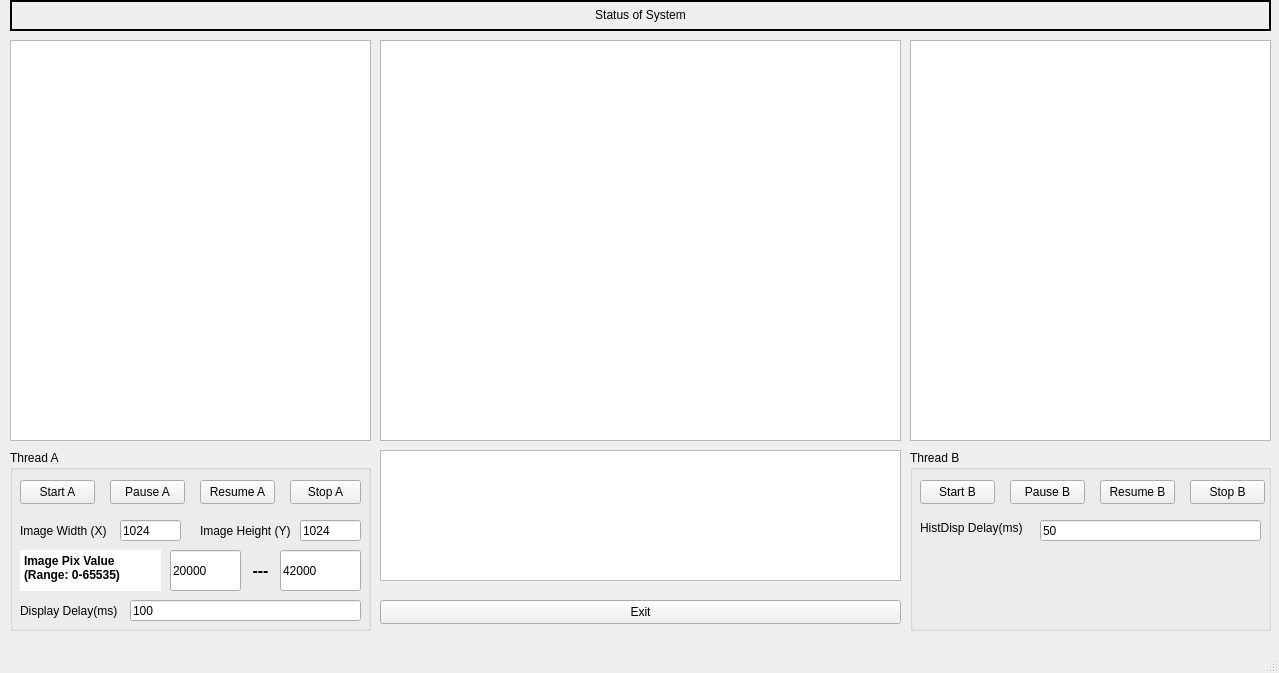
<?xml version="1.0" encoding="UTF-8"?>
<ui version="4.0">
 <class>MainWindow</class>
 <widget class="QMainWindow" name="MainWindow">
  <property name="geometry">
   <rect>
    <x>0</x>
    <y>0</y>
    <width>1279</width>
    <height>673</height>
   </rect>
  </property>
  <property name="windowTitle">
   <string>MainWindow</string>
  </property>
  <widget class="QWidget" name="centralwidget">
   <widget class="QTextEdit" name="textEdit_StatusA">
    <property name="geometry">
     <rect>
      <x>10</x>
      <y>40</y>
      <width>361</width>
      <height>401</height>
     </rect>
    </property>
   </widget>
   <widget class="QTextEdit" name="textEdit_StatusB">
    <property name="geometry">
     <rect>
      <x>910</x>
      <y>40</y>
      <width>361</width>
      <height>401</height>
     </rect>
    </property>
   </widget>
   <widget class="QGroupBox" name="groupBox">
    <property name="geometry">
     <rect>
      <x>10</x>
      <y>450</y>
      <width>361</width>
      <height>181</height>
     </rect>
    </property>
    <property name="title">
     <string>Thread A</string>
    </property>
    <widget class="QPushButton" name="btn_start_A">
     <property name="geometry">
      <rect>
       <x>10</x>
       <y>30</y>
       <width>75</width>
       <height>24</height>
      </rect>
     </property>
     <property name="text">
      <string>Start A</string>
     </property>
    </widget>
    <widget class="QPushButton" name="btn_pause_A">
     <property name="geometry">
      <rect>
       <x>100</x>
       <y>30</y>
       <width>75</width>
       <height>24</height>
      </rect>
     </property>
     <property name="text">
      <string>Pause A</string>
     </property>
    </widget>
    <widget class="QPushButton" name="btn_resume_A">
     <property name="geometry">
      <rect>
       <x>190</x>
       <y>30</y>
       <width>75</width>
       <height>24</height>
      </rect>
     </property>
     <property name="text">
      <string>Resume A</string>
     </property>
    </widget>
    <widget class="QPushButton" name="btn_stopA">
     <property name="geometry">
      <rect>
       <x>280</x>
       <y>30</y>
       <width>71</width>
       <height>24</height>
      </rect>
     </property>
     <property name="text">
      <string>Stop A</string>
     </property>
    </widget>
    <widget class="QLabel" name="label">
     <property name="geometry">
      <rect>
       <x>10</x>
       <y>70</y>
       <width>101</width>
       <height>21</height>
      </rect>
     </property>
     <property name="text">
      <string>Image Width (X)</string>
     </property>
    </widget>
    <widget class="QLabel" name="label_2">
     <property name="geometry">
      <rect>
       <x>190</x>
       <y>70</y>
       <width>101</width>
       <height>21</height>
      </rect>
     </property>
     <property name="text">
      <string>Image Height (Y)</string>
     </property>
    </widget>
    <widget class="QLineEdit" name="lineEdit_imgx">
     <property name="geometry">
      <rect>
       <x>110</x>
       <y>70</y>
       <width>61</width>
       <height>21</height>
      </rect>
     </property>
     <property name="text">
      <string>1024</string>
     </property>
    </widget>
    <widget class="QLineEdit" name="lineEdit_imgy">
     <property name="geometry">
      <rect>
       <x>290</x>
       <y>70</y>
       <width>61</width>
       <height>21</height>
      </rect>
     </property>
     <property name="text">
      <string>1024</string>
     </property>
    </widget>
    <widget class="QLabel" name="label_3">
     <property name="geometry">
      <rect>
       <x>10</x>
       <y>150</y>
       <width>111</width>
       <height>21</height>
      </rect>
     </property>
     <property name="text">
      <string>Display Delay(ms)</string>
     </property>
    </widget>
    <widget class="QLineEdit" name="lineEdit_framerate">
     <property name="geometry">
      <rect>
       <x>120</x>
       <y>150</y>
       <width>231</width>
       <height>21</height>
      </rect>
     </property>
     <property name="text">
      <string>100</string>
     </property>
    </widget>
    <widget class="QLineEdit" name="lineEdit_low">
     <property name="geometry">
      <rect>
       <x>160</x>
       <y>100</y>
       <width>71</width>
       <height>41</height>
      </rect>
     </property>
     <property name="text">
      <string>20000</string>
     </property>
    </widget>
    <widget class="QLineEdit" name="lineEdit_high">
     <property name="geometry">
      <rect>
       <x>270</x>
       <y>100</y>
       <width>81</width>
       <height>41</height>
      </rect>
     </property>
     <property name="text">
      <string>42000</string>
     </property>
    </widget>
    <widget class="QLabel" name="label_6">
     <property name="geometry">
      <rect>
       <x>220</x>
       <y>100</y>
       <width>61</width>
       <height>41</height>
      </rect>
     </property>
     <property name="font">
      <font>
       <pointsize>12</pointsize>
       <bold>true</bold>
      </font>
     </property>
     <property name="text">
      <string>---</string>
     </property>
     <property name="alignment">
      <set>Qt::AlignCenter</set>
     </property>
    </widget>
    <widget class="QTextEdit" name="textEdit">
     <property name="geometry">
      <rect>
       <x>10</x>
       <y>100</y>
       <width>141</width>
       <height>41</height>
      </rect>
     </property>
     <property name="sizePolicy">
      <sizepolicy hsizetype="Fixed" vsizetype="Fixed">
       <horstretch>0</horstretch>
       <verstretch>0</verstretch>
      </sizepolicy>
     </property>
     <property name="frameShape">
      <enum>QFrame::NoFrame</enum>
     </property>
     <property name="html">
      <string>&lt;!DOCTYPE HTML PUBLIC &quot;-//W3C//DTD HTML 4.0//EN&quot; &quot;http://www.w3.org/TR/REC-html40/strict.dtd&quot;&gt;
&lt;html&gt;&lt;head&gt;&lt;meta name=&quot;qrichtext&quot; content=&quot;1&quot; /&gt;&lt;meta charset=&quot;utf-8&quot; /&gt;&lt;style type=&quot;text/css&quot;&gt;
p, li { white-space: pre-wrap; }
&lt;/style&gt;&lt;/head&gt;&lt;body style=&quot; font-family:'Microsoft YaHei UI'; font-size:9pt; font-weight:400; font-style:normal;&quot;&gt;
&lt;p style=&quot; margin-top:0px; margin-bottom:0px; margin-left:0px; margin-right:0px; -qt-block-indent:0; text-indent:0px;&quot;&gt;&lt;span style=&quot; font-weight:700;&quot;&gt;Image Pix Value &lt;/span&gt;&lt;/p&gt;
&lt;p style=&quot; margin-top:0px; margin-bottom:0px; margin-left:0px; margin-right:0px; -qt-block-indent:0; text-indent:0px;&quot;&gt;&lt;span style=&quot; font-weight:700;&quot;&gt;(Range: 0-65535)&lt;/span&gt;&lt;/p&gt;&lt;/body&gt;&lt;/html&gt;</string>
     </property>
    </widget>
   </widget>
   <widget class="QGroupBox" name="groupBox_2">
    <property name="geometry">
     <rect>
      <x>910</x>
      <y>450</y>
      <width>361</width>
      <height>181</height>
     </rect>
    </property>
    <property name="title">
     <string>Thread B</string>
    </property>
    <widget class="QPushButton" name="btn_start_B">
     <property name="geometry">
      <rect>
       <x>10</x>
       <y>30</y>
       <width>75</width>
       <height>24</height>
      </rect>
     </property>
     <property name="text">
      <string>Start B</string>
     </property>
    </widget>
    <widget class="QPushButton" name="btn_pause_B">
     <property name="geometry">
      <rect>
       <x>100</x>
       <y>30</y>
       <width>75</width>
       <height>24</height>
      </rect>
     </property>
     <property name="text">
      <string>Pause B</string>
     </property>
    </widget>
    <widget class="QPushButton" name="btn_resume_B">
     <property name="geometry">
      <rect>
       <x>190</x>
       <y>30</y>
       <width>75</width>
       <height>24</height>
      </rect>
     </property>
     <property name="text">
      <string>Resume B</string>
     </property>
    </widget>
    <widget class="QPushButton" name="btn_stopB">
     <property name="geometry">
      <rect>
       <x>280</x>
       <y>30</y>
       <width>75</width>
       <height>24</height>
      </rect>
     </property>
     <property name="text">
      <string>Stop B</string>
     </property>
    </widget>
    <widget class="QLineEdit" name="lineEdit_histrate">
     <property name="geometry">
      <rect>
       <x>130</x>
       <y>70</y>
       <width>221</width>
       <height>21</height>
      </rect>
     </property>
     <property name="text">
      <string>50</string>
     </property>
    </widget>
    <widget class="QLabel" name="label_4">
     <property name="geometry">
      <rect>
       <x>10</x>
       <y>70</y>
       <width>121</width>
       <height>16</height>
      </rect>
     </property>
     <property name="text">
      <string>HistDisp Delay(ms)</string>
     </property>
    </widget>
   </widget>
   <widget class="QPushButton" name="btn_exit">
    <property name="geometry">
     <rect>
      <x>380</x>
      <y>600</y>
      <width>521</width>
      <height>24</height>
     </rect>
    </property>
    <property name="text">
     <string>Exit</string>
    </property>
   </widget>
   <widget class="QGraphicsView" name="imgView">
    <property name="geometry">
     <rect>
      <x>380</x>
      <y>40</y>
      <width>521</width>
      <height>401</height>
     </rect>
    </property>
   </widget>
   <widget class="QChartView" name="hist_chartview">
    <property name="geometry">
     <rect>
      <x>380</x>
      <y>450</y>
      <width>521</width>
      <height>131</height>
     </rect>
    </property>
   </widget>
   <widget class="QLabel" name="label_onesec">
    <property name="geometry">
     <rect>
      <x>10</x>
      <y>0</y>
      <width>1261</width>
      <height>31</height>
     </rect>
    </property>
    <property name="frameShape">
     <enum>QFrame::WinPanel</enum>
    </property>
    <property name="text">
     <string>Status of System</string>
    </property>
    <property name="textFormat">
     <enum>Qt::RichText</enum>
    </property>
    <property name="alignment">
     <set>Qt::AlignCenter</set>
    </property>
   </widget>
  </widget>
  <widget class="QMenuBar" name="menubar">
   <property name="geometry">
    <rect>
     <x>0</x>
     <y>0</y>
     <width>1279</width>
     <height>22</height>
    </rect>
   </property>
  </widget>
  <widget class="QStatusBar" name="statusbar"/>
 </widget>
 <customwidgets>
  <customwidget>
   <class>QChartView</class>
   <extends>QGraphicsView</extends>
   <header location="global">QtCharts</header>
  </customwidget>
 </customwidgets>
 <resources/>
 <connections/>
</ui>
